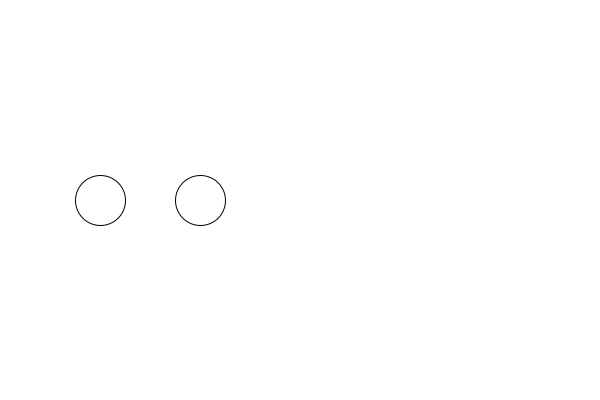
Frame 1 (no input)
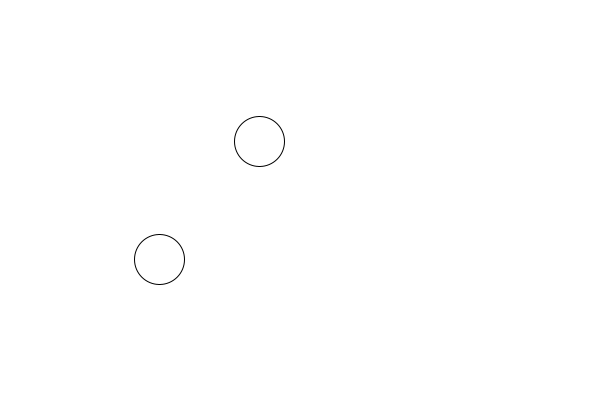
Frame 60 (the mouse pressed at the canvas centre just before this capture)
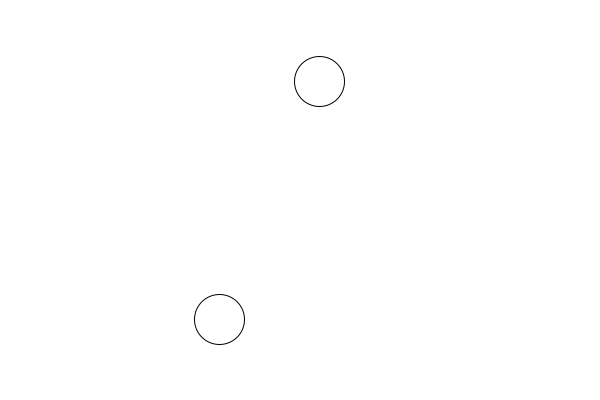
Frame 120 (the mouse held since frame 60 and released just before this capture)

The Processing sketch that drew these frames (run headless with seeded random() and noise(); from frame 60 on, the mouse is pressed at the canvas centre):

// Processing sketch: bouncingBall1
// ── bouncingBall1.pde
ArrayList<Ball> bouncingBalls;

void setup() {
  size(600, 400);
  bouncingBalls=new ArrayList<Ball>();
  bouncingBalls.add(new Ball(100, 200, 1, 1));
  bouncingBalls.add(new Ball(200, 200, 1, -1));
}

void draw() {
  background(255);
  for (Ball ball : bouncingBalls) {
    ball.draw();
    ball.move();
  }
}


// ── ballClass.pde
class Ball {
  float x, y, vx, vy;

  Ball(float x_, float y_, float vx_, float vy_) {
    x=x_;
    y=y_;
    vx=vx_;
    vy=vy_;
  }

  void draw() {
    ellipse(x, y, 50, 50);
  }

  void move() {
    x=x+vx;
    y=y+vy;
    if (y>height) {
      vy=-abs(vy);
    }
  }
}
